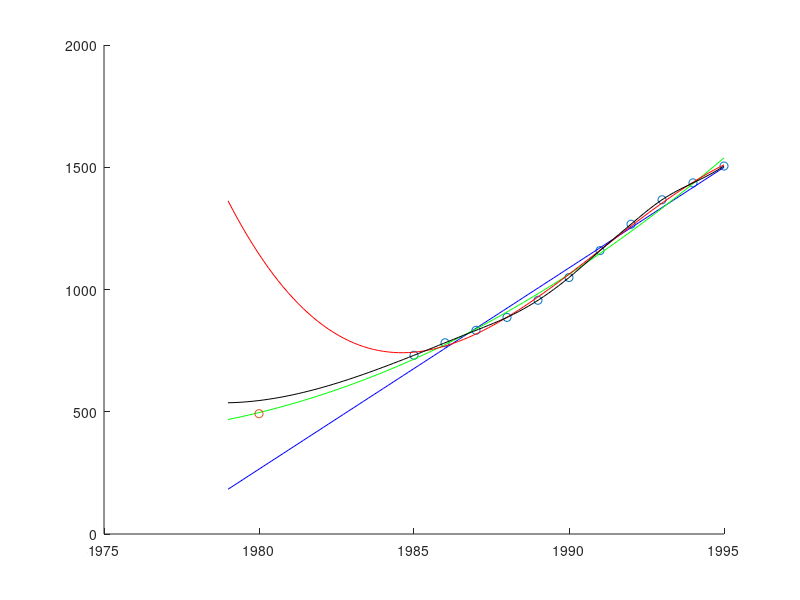

Write MATLAB code to recreate this figure.
clear;
x = [1985:1995]
y = [731 782 833 886 956 1049 1159 1267 1367 1436 1505]
xrange = linspace(1979,1995);
scatter(x,y)
hold on

% linear least-square
[p1,s1] = polyfit(x,y,1)
m = polyval(p1,xrange);
plot(xrange,m,'b') % blue : linear
% quadratic least-square
[p2,s2] = polyfit(x,y,2)
n = polyval(p2,xrange);
plot(xrange,n,'g') % green : quadratic
% cubic least-square
[p3,s3] = polyfit(x,y,3)
k = polyval(p3,xrange);
plot(xrange,k,'r') % red : cubic
% spline
s = spline(x,y) 
plot(xrange,ppval(s,xrange),'k') % black : spline
scatter(1980,492)